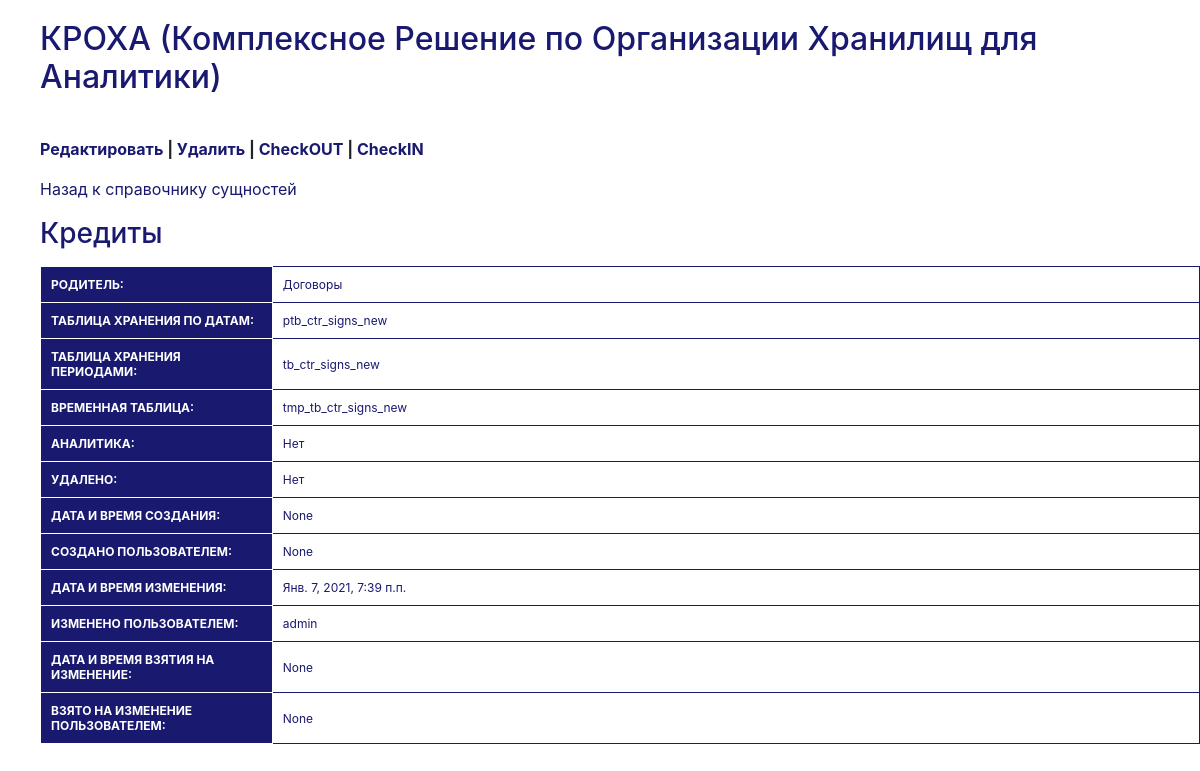
Screenshot of /entity/539/ with the database file from the repository.
### DWHLegator/models.py (models this page shows, shortened)
class ModelSysFields(models.Model):
    created = models.DateTimeField(null=True,verbose_name = 'Дата и время создания:')
    created_by = models.CharField(max_length = 256,null=True,verbose_name = 'Создано пользователем:')
    modified = models.DateTimeField(default=timezone.now,null=True,verbose_name = 'Дата и время изменения:')
    modified_by = models.CharField(max_length = 256,null=True,verbose_name = 'Изменено пользователем:')
    checked_out = models.DateTimeField(null = True,verbose_name = 'Дата и время взятия на изменение:')
    checked_out_by = models.CharField(max_length = 256,null=True,verbose_name = 'Взято на изменение пользователем:')
    YES = 1
    NO = 0
    DELETED_IN_CHOICES = [(YES,'Да'),(NO,'Нет')]
    deleted = models.IntegerField(default = NO,choices=DELETED_IN_CHOICES,verbose_name='Удалено:')
    class Meta:
        abstract = True
    def get_deleted_label(self):
        return self._meta.get_field('deleted').verbose_name.title()
    def get_created_label(self):
        return self._meta.get_field('created').verbose_name.title()
    def get_created_by_label(self):
        return self._meta.get_field('created_by').verbose_name.title()
    def get_modified_label(self):
        return self._meta.get_field('modified').verbose_name.title()
    def get_modified_by_label(self):
        return self._meta.get_field('modified_by').verbose_name.title()
    def get_checked_out_label(self):
        return self._meta.get_field('checked_out').verbose_name.title()
    def get_checked_out_by_label(self):
        return self._meta.get_field('checked_out_by').verbose_name.title()

class Entity(MPTTModel,ModelSysFields):
    entity_name = models.CharField(max_length = 256,unique=True,verbose_name='Наименование:')
    parent = TreeForeignKey('self', on_delete=models.CASCADE, null=True, blank=True,related_name='children',verbose_name='Родитель:')
    fct_table_name = models.CharField(max_length = 256,verbose_name='Таблица хранения по датам:')
    hist_table_name = models.CharField(max_length = 256,verbose_name='Таблица хранения периодами:')
    tmp_table_name = models.CharField(max_length = 256,verbose_name='Временная таблица:')
    YES = 1
    NO = 0
    ANLT_FLG_IN_CHOICES = [(YES,'Да'),(NO,'Нет')]
    anlt_flg = models.IntegerField(default = NO,verbose_name='Аналитика:',choices=ANLT_FLG_IN_CHOICES)
    class MPTTMeta:
        order_insertion_by = ['tree_id','level']

### DWHLegator/entityes.py (the view)
# urls.py: path('entity/<int:pk>/', entityes.entity_detail, name='entity_detail'),
def entity_detail(request, pk):
    entity = get_object_or_404(Entity, pk=pk)
    return render(request, 'entity_detail.html', {'entity': entity})

### DWHLegator/templates/entity_detail.html (shortened to what this page needs)
{% extends 'base.html' %}
{% block content %}
    <div class="entity_detail">
		<ul><a href="{% url 'entity_edit' pk=entity.pk %}"><b>Редактировать</b></a><b> | </b>
		    <a href="{% url 'entity_del' pk=entity.pk %}"><b>Удалить</b></a><b> | </b>
			<a href="{% url 'entity_checkout' pk=entity.pk %}"><b>CheckOUT</b></a><b> | </b>
			<a href="{% url 'entity_checkin' pk=entity.pk %}"><b>CheckIN</b></a>
	    </ul>
        <ul><a href="{% url 'entity_list' %}">Назад к справочнику сущностей</a></ul>
		<ul><h3>{{ entity.entity_name }}</h3></ul>
		<ul><table>
			<tr><th style="width:20%">Родитель:</th><td>{{ entity.parent.entity_name }}</td></tr>
			<tr><th>Таблица хранения по датам:</th><td>{{ entity.fct_table_name }}</td></tr>
			<tr><th>Таблица хранения периодами:</th><td>{{ entity.hist_table_name }}</td></tr>
			<tr><th>Временная таблица:</th><td>{{ entity.tmp_table_name }}</td></tr>
			<tr><th>Аналитика:</th><td>{{ entity.get_anlt_flg_display }}</td></tr>
			<tr><th>{{ entity.get_deleted_label }}</th><td>{{ entity.get_deleted_display }}</td></tr>
			<tr><th>{{ entity.get_created_label }}</th><td>{{ entity.created }}</td></tr>
			<tr><th>{{ entity.get_created_by_label }}</th><td>{{ entity.created_by }}</td></tr>
			<tr><th>{{ entity.get_modified_label }}</th><td>{{ entity.modified }}</td></tr>
			<tr><th>{{ entity.get_modified_by_label }}</th><td>{{ entity.modified_by }}</td></tr>
			<tr><th>{{ entity.get_checked_out_label }}</th><td>{{ entity.checked_out }}</td></tr>
			<tr><th>{{ entity.get_checked_out_by_label }}</th><td>{{ entity.checked_out_by }}</td></tr>
		</table></ul>
    </div>
{% endblock %}

### DWHLegator/static/css/homepage.css (style rules this page uses)
﻿h1,h2,h3,h4,h5,a,a:hover,label { color: Midnightblue; }
table { border-collapse: collapse; font-size: 12px; }
th { background-color: Midnightblue; color: White; border: 1px solid White; text-transform: uppercase; padding: 10px 10px; }
td { border: 1px solid Midnightblue; color: Midnightblue; padding: 10px 10px; }

### rows the page displays
Entity: entity_name "Кредиты", parent.entity_name "Договоры", fct_table_name "ptb_ctr_signs_new", hist_table_name "tb_ctr_signs_new", tmp_table_name "tmp_tb_ctr_signs_new", anlt_flg "Нет", get_deleted_label "УДАЛЕНО:", deleted "Нет", get_created_label "ДАТА И ВРЕМЯ СОЗДАНИЯ:", created "None", get_created_by_label "СОЗДАНО ПОЛЬЗОВАТЕЛЕМ:", created_by "None", get_modified_label "ДАТА И ВРЕМЯ ИЗМЕНЕНИЯ:", modified "Янв. 7, 2021, 7:39 п.п.", get_modified_by_label "ИЗМЕНЕНО ПОЛЬЗОВАТЕЛЕМ:", modified_by "admin", get_checked_out_label "ДАТА И ВРЕМЯ ВЗЯТИЯ НА ИЗМЕНЕНИЕ:", checked_out "None", get_checked_out_by_label "ВЗЯТО НА ИЗМЕНЕНИЕ ПОЛЬЗОВАТЕЛЕМ:", checked_out_by "None"
